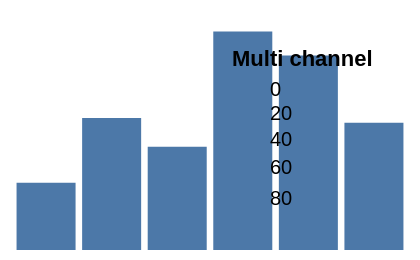

The Vega-Lite source for this figure:
### Vega specification from a JSON file in a GitHub repository (floating-point values rounded to 4 significant figures)
{"width": 200, "height": 120, "padding": 5, "data": [{"name": "t", "values": [{"a": "Alpha", "b": 28, "c": "x", "d": 1}, {"a": "Bravo", "b": 55, "c": "y", "d": 2}, {"a": "Charlie", "b": 43, "c": "x", "d": 3}, {"a": "Delta", "b": 91, "c": "z", "d": 4}, {"a": "Echo", "b": 81, "c": "y", "d": 5}, {"a": "Foxtrot", "b": 53, "c": "z", "d": 6}]}], "scales": [{"name": "x", "type": "band", "domain": {"data": "t", "field": "a"}, "range": "width", "padding": 0.1}, {"name": "y", "type": "linear", "domain": {"data": "t", "field": "b"}, "range": "height", "nice": true}, {"name": "color", "type": "ordinal", "domain": {"data": "t", "field": "c"}, "range": {"scheme": "category10"}}, {"name": "ramp", "type": "linear", "domain": {"data": "t", "field": "d"}, "range": {"scheme": "blues"}}, {"name": "size", "type": "linear", "domain": {"data": "t", "field": "b"}, "range": [10, 200]}, {"name": "shape", "type": "ordinal", "domain": {"data": "t", "field": "c"}, "range": "symbol"}, {"name": "quant", "type": "quantize", "domain": [0, 100], "range": {"scheme": "greens", "count": 4}}], "marks": [{"type": "rect", "from": {"data": "t"}, "encode": {"enter": {"x": {"scale": "x", "field": "a"}, "width": {"scale": "x", "band": 1}, "y": {"scale": "y", "field": "b"}, "y2": {"scale": "y", "value": 0}}}}], "legends": [{"fill": "color", "size": "size", "shape": "shape", "title": "Multi channel", "orient": "bottom-right"}]}
